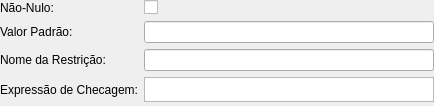
<?xml version="1.0" encoding="UTF-8"?>
<ui version="4.0">
 <class>DominioWidget</class>
 <widget class="QWidget" name="DominioWidget">
  <property name="geometry">
   <rect>
    <x>0</x>
    <y>0</y>
    <width>434</width>
    <height>106</height>
   </rect>
  </property>
  <property name="windowTitle">
   <string>Form</string>
  </property>
  <layout class="QGridLayout" name="dominio_grid">
   <property name="margin">
    <number>0</number>
   </property>
   <item row="0" column="0">
    <widget class="QLabel" name="nao_nulo_lbl">
     <property name="text">
      <string>Não-Nulo:</string>
     </property>
    </widget>
   </item>
   <item row="0" column="1">
    <widget class="QCheckBox" name="nao_nulo_chk">
     <property name="text">
      <string/>
     </property>
    </widget>
   </item>
   <item row="1" column="0">
    <widget class="QLabel" name="valor_padrao_lbl">
     <property name="text">
      <string>Valor Padrão:</string>
     </property>
    </widget>
   </item>
   <item row="1" column="1">
    <widget class="QLineEdit" name="valor_padrao_edt"/>
   </item>
   <item row="2" column="0">
    <widget class="QLabel" name="nome_rest_lbl">
     <property name="text">
      <string>Nome da Restrição:</string>
     </property>
    </widget>
   </item>
   <item row="2" column="1">
    <widget class="QLineEdit" name="nome_rest_edt"/>
   </item>
   <item row="3" column="0">
    <widget class="QLabel" name="expr_checagem_lbl">
     <property name="text">
      <string>Expressão de Checagem:</string>
     </property>
    </widget>
   </item>
   <item row="3" column="1">
    <widget class="QTextEdit" name="expr_checagem_txt">
     <property name="sizePolicy">
      <sizepolicy hsizetype="Expanding" vsizetype="Fixed">
       <horstretch>0</horstretch>
       <verstretch>0</verstretch>
      </sizepolicy>
     </property>
     <property name="maximumSize">
      <size>
       <width>16777215</width>
       <height>25</height>
      </size>
     </property>
     <property name="verticalScrollBarPolicy">
      <enum>Qt::ScrollBarAlwaysOff</enum>
     </property>
     <property name="horizontalScrollBarPolicy">
      <enum>Qt::ScrollBarAlwaysOff</enum>
     </property>
     <property name="documentTitle">
      <string notr="true"/>
     </property>
     <property name="undoRedoEnabled">
      <bool>true</bool>
     </property>
     <property name="lineWrapMode">
      <enum>QTextEdit::NoWrap</enum>
     </property>
     <property name="textInteractionFlags">
      <set>Qt::TextEditorInteraction</set>
     </property>
    </widget>
   </item>
  </layout>
 </widget>
 <resources/>
 <connections/>
</ui>
